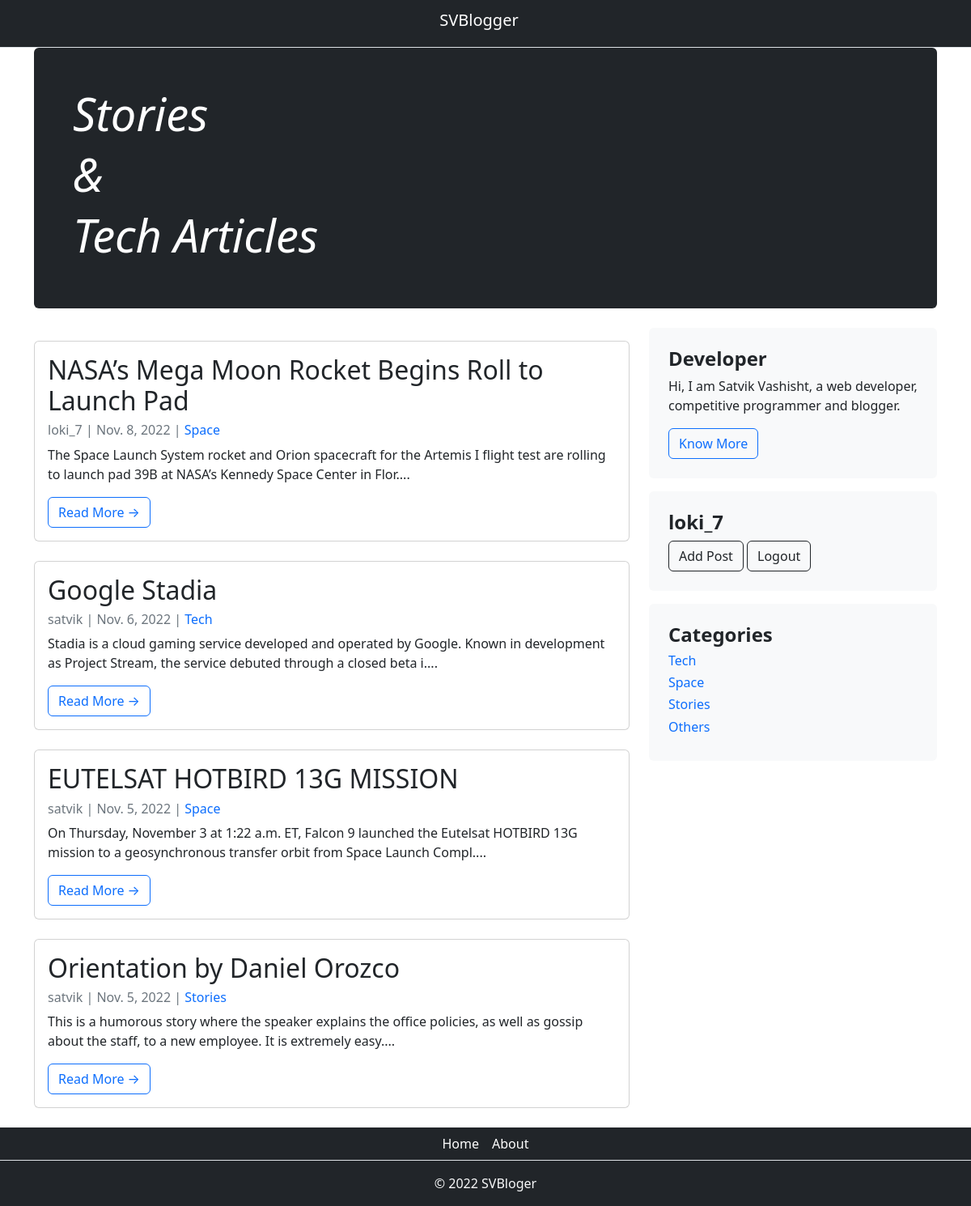
The page / (signed in) on the database its author committed.
### home/models.py (models this page shows, shortened)
class Post(models.Model):
    title = models.CharField(max_length=100)
    author = models.ForeignKey(User, on_delete=models.CASCADE)
    body = models.TextField()
    created_on = models.DateField(auto_now_add=True)
    category = models.CharField(max_length=100, default='others')
    likes = models.ManyToManyField(User, related_name='blog_post')

class Category(models.Model):
    name = models.CharField(max_length=100)
    def __str__(self):
        return self.name

### home/views.py (the view)
# urls.py: 2. Add a URL to urlpatterns:  path('', Home.as_view(), name='home')
class Home(ListView):
    model = Post
    template_name = "home.html"
    ordering = ['-created_on']
    def get_context_data(self, *args, **kwargs):
        cat_menu = Category.objects.all()
        context = super(Home, self).get_context_data(*args, **kwargs)
        context["cat_menu"] = cat_menu
        return context

### home/templates/home.html
{% extends "base.html" %}
{% block content %}
<div class="container">
    <div class="p-4 p-md-5 mb-4 text-bg-dark rounded">
      <div class="col-md-6 px-0">
        <h1 class="display-4 fst-italic">Stories</h1>
        <h1 class="display-4 fst-italic">&</h1>
        <h1 class="display-4 fst-italic">Tech Articles</h1>
      </div>
    </div>
</div>
<div class="container">
  <div class="row">
      <div class="col-md-8 mt-3 left">
          {% for post in post_list %}
          <div class="card mb-4">
              <div class="card-body">
                  <h2 class="card-title">{{ post.title }}</h2>
                  <p class="card-text text-muted h6">{{ post.author }} |  {{ post.created_on }} | <a href="{% url 'category' post.category %}" style="text-decoration: none;">{{ post.category }}</a></p>
                  <p class="card-text">{{ post.body | slice:":150" | safe }}....</p>
                  <a href="{% url 'post' post.pk  %}" class="btn btn-outline-primary">Read More &rarr;</a>
              </div>
          </div>
          {% endfor %}
      </div>
      {% block sidebar %} {% include 'sidebar.html' %} {% endblock sidebar %}
  </div>
</div>
{%endblock%}

### home/templates/sidebar.html
{% block sidebar %}
<div class="col-md-4">
    <div class="position-sticky" style="top: 2rem;">
        <div class="p-4 mb-3 bg-light rounded">
          <h4 class=""><strong>Developer</strong></h4>
          <p class=" mb-0">Hi, I am Satvik Vashisht, a web developer, competitive programmer and blogger.</p>
          <a href="https://morning-coast-06742.herokuapp.com/" class="btn btn-outline-primary mt-3">Know More</a>
        </div>
        <div class="p-4 mb-3 bg-light rounded">
          {% if user.is_authenticated %}
          <h4 class="title"><strong>{{ user.username }}</strong></h4>
          <a href="{% url 'addpost' %}"><button type="button" class="btn btn-outline-dark text-center">Add Post</button></a>
          <a href="{% url 'logout' %}"><button type="button" class="btn btn-outline-dark text-center">Logout</button></a>
          {% else %}
          <a href="{% url 'login' %}"><button type="button" class="btn btn-outline-dark text-center">Login</button></a>
          <a href="{% url 'register' %}"><button type="button" class="btn btn-outline-dark text-center">Register</button></a>
          {% endif %}
        </div>
        <div class="p-4 mb-3 bg-light rounded">
          <h4 class=""><strong>Categories</strong></h4>
            {% for item in cat_menu %}
            <h6 class=""><a href="{% url 'category' item %}" style="text-decoration: none;">{{ item }}</a></h6>
            {% endfor %}
        </div>
    </div>
</div>
{% endblock sidebar %}

### home/templates/base.html (style rules this page uses)
html, body { height: 100%; width: 100%; margin: 0; display: table; }

### rows shown on the page
Post: title "NASA’s Mega Moon Rocket Begins Roll to Launch Pad", author "loki_7", created_on "Nov. 8, 2022", category "Space", body "The Space Launch System rocket and Orion spacecraft for the Artemis I flight test are rolling to launch pad 39B at NASA’s Kennedy Space Center in Flor"
Post: title "Google Stadia", author "satvik", created_on "Nov. 6, 2022", category "Tech", body "Stadia is a cloud gaming service developed and operated by Google. Known in development as Project Stream, the service debuted through a closed beta i"
Post: title "EUTELSAT HOTBIRD 13G MISSION", author "satvik", created_on "Nov. 5, 2022", category "Space", body "On Thursday, November 3 at 1:22 a.m. ET, Falcon 9 launched the Eutelsat HOTBIRD 13G mission to a geosynchronous transfer orbit from Space Launch Compl"
Post: title "Orientation by Daniel Orozco", author "satvik", created_on "Nov. 5, 2022", category "Stories", body "This is a humorous story where the speaker explains the office policies, as well as gossip about the staff, to a new employee. It is extremely easy"
Category: name "Tech"
Category: name "Space"
Category: name "Stories"
Category: name "Others"

### other values the page prints
{{ user.username }} "loki_7"
